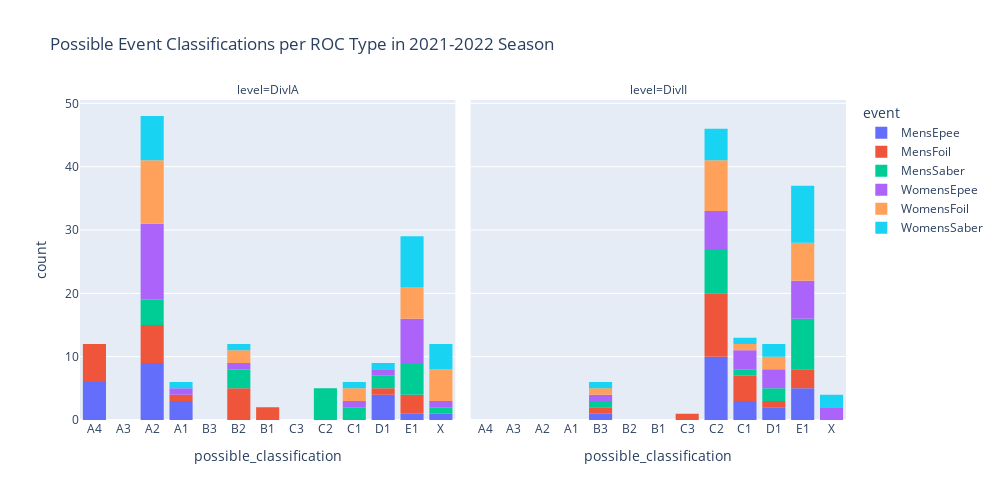

Here is the notebook cell this chart was saved with:
### Code cell
CATEGORY_ORDERS = {'possible_classification':CLASS_ORDER,
                    'event':EVENT_ORDER,
                    'level':LEVEL_ORDER}
fig_all_class = px.histogram(classification_df,
                    x='possible_classification',
                    color='event',
                    facet_col='level',
                    category_orders=CATEGORY_ORDERS,
                    title='Possible Event Classifications per ROC Type in 2021-2022 Season')
fig_all_class.update_layout(width=1000,height=500)
fig_all_class.show()
fig_all_class.write_image('plots/all_roc_classifications.png')

### Figure 1 — Plotly figure (JSON) as saved in the notebook; plotly's stock layout.template omitted (floating-point values rounded to 4 significant figures)
{"data": [{"alignmentgroup": "True", "bingroup": "x", "hovertemplate": "event=MensEpee<br>level=DivIA<br>possible_classification=%{x}<br>count=%{y}<extra></extra>", "legendgroup": "MensEpee", "marker": {"color": "#636efa", "pattern": {"shape": ""}}, "name": "MensEpee", "offsetgroup": "MensEpee", "orientation": "v", "showlegend": true, "type": "histogram", "x": ["A4", "A2", "A1", "A4", "A1", "A2", "A1", "X", "A4", "D1", "A2", "D1", "E1", "A2", "A4", "D1", "A2", "A4", "A4", "D1", "A2", "A2", "A2", "A2"], "xaxis": "x", "yaxis": "y"}, {"alignmentgroup": "True", "bingroup": "x", "hovertemplate": "event=MensEpee<br>level=DivII<br>possible_classification=%{x}<br>count=%{y}<extra></extra>", "legendgroup": "MensEpee", "marker": {"color": "#636efa", "pattern": {"shape": ""}}, "name": "MensEpee", "offsetgroup": "MensEpee", "orientation": "v", "showlegend": false, "type": "histogram", "x": ["C2", "C2", "E1", "C1", "E1", "D1", "E1", "E1", "C2", "C1", "E1", "C1", "C2", "D1", "C2", "C2", "B3", "C2", "C2", "C2", "C2"], "xaxis": "x2", "yaxis": "y2"}, {"alignmentgroup": "True", "bingroup": "x", "hovertemplate": "event=MensFoil<br>level=DivIA<br>possible_classification=%{x}<br>count=%{y}<extra></extra>", "legendgroup": "MensFoil", "marker": {"color": "#EF553B", "pattern": {"shape": ""}}, "name": "MensFoil", "offsetgroup": "MensFoil", "orientation": "v", "showlegend": true, "type": "histogram", "x": ["A4", "B2", "B2", "A4", "E1", "A2", "B1", "E1", "A4", "B2", "E1", "B2", "B1", "A2", "A2", "D1", "A2", "A4", "B2", "A4", "A1", "A2", "A4", "A2"], "xaxis": "x", "yaxis": "y"}, {"alignmentgroup": "True", "bingroup": "x", "hovertemplate": "event=MensFoil<br>level=DivII<br>possible_classification=%{x}<br>count=%{y}<extra></extra>", "legendgroup": "MensFoil", "marker": {"color": "#EF553B", "pattern": {"shape": ""}}, "name": "MensFoil", "offsetgroup": "MensFoil", "orientation": "v", "showlegend": false, "type": "histogram", "x": ["C2", "C2", "C2", "C1", "C1", "C3", "E1", "E1", "C2", "E1", "C1", "C2", "C2", "D1", "C2", "B3", "C1", "C2", "C2", "C2"], "xaxis": "x2", "yaxis": "y2"}, {"alignmentgroup": "True", "bingroup": "x", "hovertemplate": "event=MensSaber<br>level=DivIA<br>possible_classification=%{x}<br>count=%{y}<extra></extra>", "legendgroup": "MensSaber", "marker": {"color": "#00cc96", "pattern": {"shape": ""}}, "name": "MensSaber", "offsetgroup": "MensSaber", "orientation": "v", "showlegend": true, "type": "histogram", "x": ["C2", "E1", "E1", "A2", "E1", "C2", "E1", "A2", "D1", "E1", "C1", "B2", "C2", "C2", "C1", "B2", "A2", "C2", "X", "D1", "B2", "A2"], "xaxis": "x", "yaxis": "y"}, {"alignmentgroup": "True", "bingroup": "x", "hovertemplate": "event=MensSaber<br>level=DivII<br>possible_classification=%{x}<br>count=%{y}<extra></extra>", "legendgroup": "MensSaber", "marker": {"color": "#00cc96", "pattern": {"shape": ""}}, "name": "MensSaber", "offsetgroup": "MensSaber", "orientation": "v", "showlegend": false, "type": "histogram", "x": ["D1", "C2", "E1", "E1", "E1", "C2", "E1", "D1", "E1", "E1", "C2", "C2", "C2", "C2", "B3", "E1", "C1", "E1", "C2"], "xaxis": "x2", "yaxis": "y2"}, {"alignmentgroup": "True", "bingroup": "x", "hovertemplate": "event=WomensEpee<br>level=DivIA<br>possible_classification=%{x}<br>count=%{y}<extra></extra>", "legendgroup": "WomensEpee", "marker": {"color": "#ab63fa", "pattern": {"shape": ""}}, "name": "WomensEpee", "offsetgroup": "WomensEpee", "orientation": "v", "showlegend": true, "type": "histogram", "x": ["A2", "A2", "E1", "A2", "E1", "A2", "E1", "X", "D1", "A2", "E1", "A2", "E1", "A1", "A2", "B2", "E1", "A2", "A2", "A2", "C1", "A2", "E1", "A2"], "xaxis": "x", "yaxis": "y"}, {"alignmentgroup": "True", "bingroup": "x", "hovertemplate": "event=WomensEpee<br>level=DivII<br>possible_classification=%{x}<br>count=%{y}<extra></extra>", "legendgroup": "WomensEpee", "marker": {"color": "#ab63fa", "pattern": {"shape": ""}}, "name": "WomensEpee", "offsetgroup": "WomensEpee", "orientation": "v", "showlegend": false, "type": "histogram", "x": ["D1", "C2", "E1", "X", "E1", "C2", "E1", "X", "D1", "E1", "E1", "C2", "C1", "D1", "C2", "C2", "B3", "C2", "C1", "E1", "C1"], "xaxis": "x2", "yaxis": "y2"}, {"alignmentgroup": "True", "bingroup": "x", "hovertemplate": "event=WomensFoil<br>level=DivIA<br>possible_classification=%{x}<br>count=%{y}<extra></extra>", "legendgroup": "WomensFoil", "marker": {"color": "#FFA15A", "pattern": {"shape": ""}}, "name": "WomensFoil", "offsetgroup": "WomensFoil", "orientation": "v", "showlegend": true, "type": "histogram", "x": ["A2", "X", "E1", "B2", "X", "A2", "X", "X", "A2", "B2", "E1", "C1", "E1", "A2", "A2", "A2", "E1", "A2", "E1", "A2", "C1", "X", "A2", "A2"], "xaxis": "x", "yaxis": "y"}, {"alignmentgroup": "True", "bingroup": "x", "hovertemplate": "event=WomensFoil<br>level=DivII<br>possible_classification=%{x}<br>count=%{y}<extra></extra>", "legendgroup": "WomensFoil", "marker": {"color": "#FFA15A", "pattern": {"shape": ""}}, "name": "WomensFoil", "offsetgroup": "WomensFoil", "orientation": "v", "showlegend": false, "type": "histogram", "x": ["C2", "C2", "E1", "D1", "E1", "C2", "E1", "C2", "E1", "E1", "C2", "E1", "C2", "C2", "B3", "C1", "D1", "C2"], "xaxis": "x2", "yaxis": "y2"}, {"alignmentgroup": "True", "bingroup": "x", "hovertemplate": "event=WomensSaber<br>level=DivIA<br>possible_classification=%{x}<br>count=%{y}<extra></extra>", "legendgroup": "WomensSaber", "marker": {"color": "#19d3f3", "pattern": {"shape": ""}}, "name": "WomensSaber", "offsetgroup": "WomensSaber", "orientation": "v", "showlegend": true, "type": "histogram", "x": ["D1", "E1", "X", "E1", "E1", "A2", "E1", "A2", "A2", "X", "E1", "X", "E1", "A2", "E1", "B2", "A2", "C1", "A2", "X", "E1", "A1", "A2"], "xaxis": "x", "yaxis": "y"}, {"alignmentgroup": "True", "bingroup": "x", "hovertemplate": "event=WomensSaber<br>level=DivII<br>possible_classification=%{x}<br>count=%{y}<extra></extra>", "legendgroup": "WomensSaber", "marker": {"color": "#19d3f3", "pattern": {"shape": ""}}, "name": "WomensSaber", "offsetgroup": "WomensSaber", "orientation": "v", "showlegend": false, "type": "histogram", "x": ["D1", "C2", "E1", "E1", "X", "D1", "E1", "C2", "E1", "X", "E1", "E1", "C2", "C2", "C1", "B3", "E1", "E1", "E1", "C2"], "xaxis": "x2", "yaxis": "y2"}], "layout": {"annotations": [{"font": {}, "showarrow": false, "text": "level=DivIA", "x": 0.245, "xanchor": "center", "xref": "paper", "y": 1, "yanchor": "bottom", "yref": "paper"}, {"font": {}, "showarrow": false, "text": "level=DivII", "x": 0.755, "xanchor": "center", "xref": "paper", "y": 1, "yanchor": "bottom", "yref": "paper"}], "barmode": "relative", "height": 500, "legend": {"title": {"text": "event"}, "tracegroupgap": 0}, "title": {"text": "Possible Event Classifications per ROC Type in 2021-2022 Season"}, "width": 1000, "xaxis": {"anchor": "y", "categoryarray": ["A4", "A3", "A2", "A1", "B3", "B2", "B1", "C3", "C2", "C1", "D1", "E1", "X"], "categoryorder": "array", "domain": [0, 0.49], "title": {"text": "possible_classification"}}, "xaxis2": {"anchor": "y2", "categoryarray": ["A4", "A3", "A2", "A1", "B3", "B2", "B1", "C3", "C2", "C1", "D1", "E1", "X"], "categoryorder": "array", "domain": [0.51, 1], "matches": "x", "title": {"text": "possible_classification"}}, "yaxis": {"anchor": "x", "domain": [0, 1], "title": {"text": "count"}}, "yaxis2": {"anchor": "x2", "domain": [0, 1], "matches": "y", "showticklabels": false}}}
